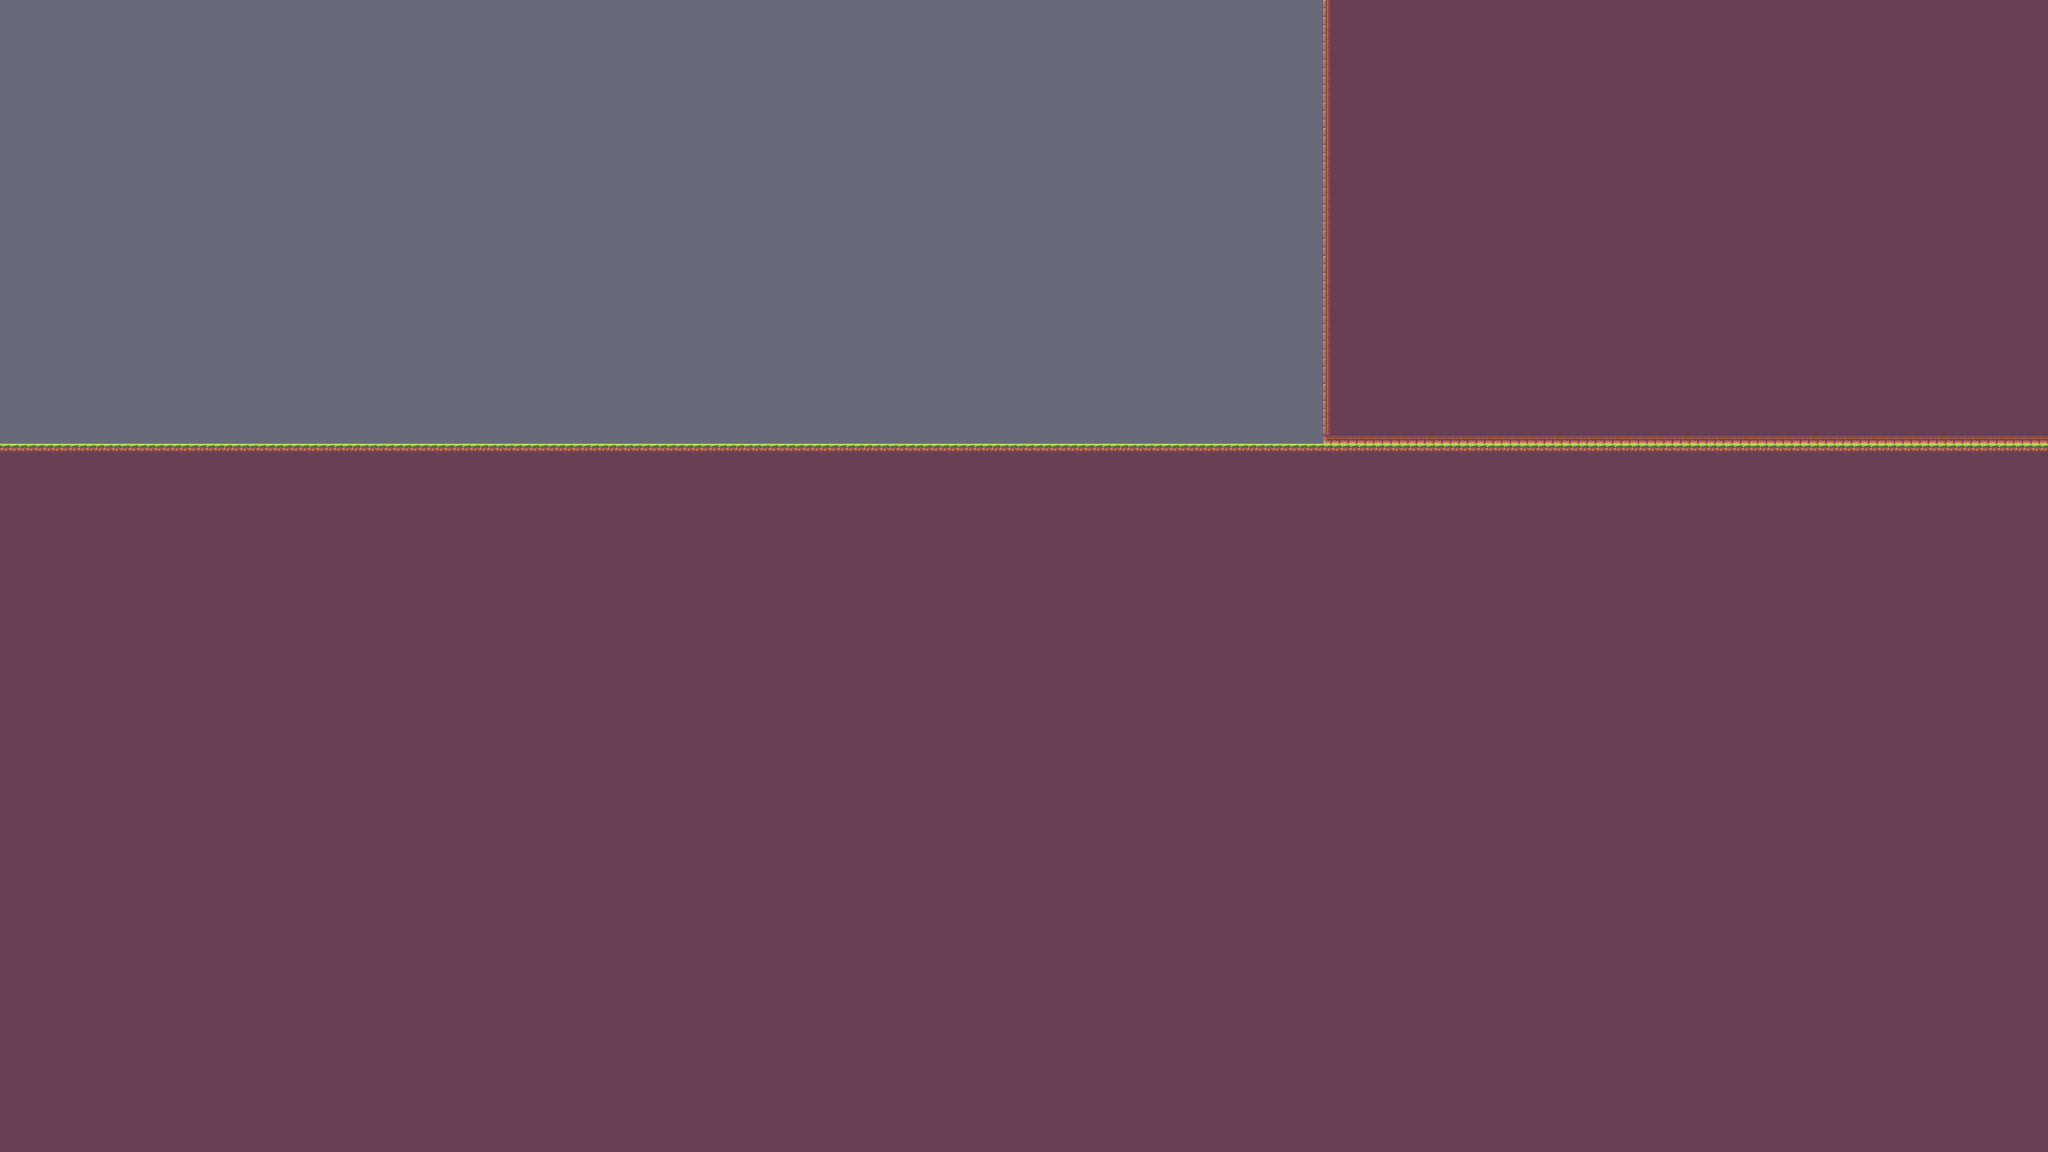

This is a level from a 2D game, rendered from its Tiled map with the project's own tilesets. A one-line summary and the map file follow, with tile-layer data summarised:
An orthogonal 240x135 tile map with 16x16 px tiles, 2 tile layers (Floor_values, Floor), 3 tilesets.

<map version="1.4" tiledversion="1.4.2" orientation="orthogonal" renderorder="right-down" compressionlevel="0" width="240" height="135" tilewidth="16" tileheight="16" infinite="0" backgroundcolor="#696A79" nextlayerid="3" nextobjectid="1"><tileset firstgid="1" name="Floor_intgrid" tilewidth="16" tileheight="16" tilecount="6" columns="6" objectalignment="topleft" margin="0" spacing="0"><image source="Floor.intgrid.png" width="96" height="16" /></tileset><tileset firstgid="7" name="SunnyLand_by_Ansimuz_extended" tilewidth="16" tileheight="16" tilecount="483" columns="23" objectalignment="topleft" margin="0" spacing="0"><image source="../../Samples/LDtk to Unity/4.2.2/Sample/Samples/atlas/SunnyLand_by_Ansimuz-extended.png" width="368" height="336" /></tileset><tileset firstgid="490" name="Floor" tilewidth="16" tileheight="16" tilecount="6" columns="6" objectalignment="topleft"><image source="Floor.intgrid.png" width="96" height="16" /></tileset><layer id="1" name="Floor_values" width="240" height="135" opacity="1"><data>[32400 cells, 24340 non-empty, 2 distinct tile ids]</data></layer><layer id="2" name="Floor" width="240" height="135" opacity="1"><data>[32400 cells, 24340 non-empty, 6 distinct tile ids]</data></layer></map>
